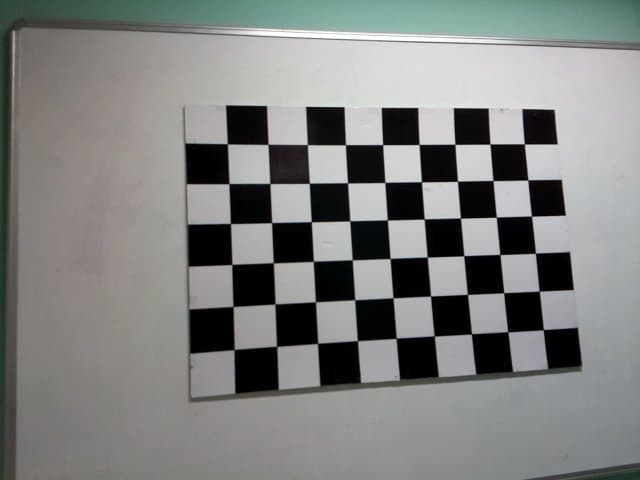
#> input picture solarel/Barrel_distort/images/checkerboard.jpg, 640 x 480 px
$ jupyter execute --allow-errors barell_distort.ipynb
#> lines starting #> are read from the running program, lines starting #| are printed output that depends on the picture; long printed decimals are rounded
### solarel/image_processor.py
import matplotlib.pyplot as plt
from camera_utils import fix_barrel_distortion
from tensorflow.keras.models import load_model
import time
import cv2
import numpy as np
from typing import cast, Optional
import os
import tensorflow as tf
import random

os.environ["SM_FRAMEWORK"] = "tf.keras"


# [236 lines left out: function split_module_to_cells, not called in this run]


def random_image(folders: list) -> Optional[np.ndarray]:
    files = []
    for folder in folders:
        for dirpath, dirnames, filenames in os.walk(folder):
            for filename in filenames:
                files.append(os.path.join(dirpath, filename))
    if not files:
        return None
    else:
        return cv2.imread(random.choice(files))


# [404 lines left out: functions order_points, erode_inside, make_image_square, find_pv_module, largest_convex_hull_rect, reproject_image and 12 more, not called in this run]


def pre_process_image(image, size):
    img = cv2.resize(image, size)
    return np.array(img) / 256


def predict_image(model, image):
    pred = model.predict(np.expand_dims(image, axis=0))[0]
    return np.argmax(pred)


# [23 lines left out: functions fill_poly_with_color, draw_poly_outline, not called in this run]


# [33 lines that do not run on import are left out]

    # save_folder = "C:/Users/chuck/OneDrive/Desktop/Honors/solarEL/solarel/Cell_Segmentation.ipynb/images"
    # create_testing_dataset(folders, save_folder, toml_path, show=False)

### solarel/Barrel_distort/barell_distort.ipynb
[cell 1]
import matplotlib.pyplot as plt
import cv2
import numpy as np
import pandas as pd
import toml

# CV2 Example
Taken from [this tutorial](https://learnopencv.com/understanding-lens-distortion/)

[cell 2]
checker_board_image = cv2.imread("images/checkerboard.jpg")
#> checker_board_image is the input picture: shape (480, 640, 3); mean B, G, R 128.3, 129.5, 128.2
plt.figure(figsize=(8, 6), dpi=80)
plt.axis('off')
plt.imshow(checker_board_image)

[cell 3]
patternSize = (9, 6)
retval, corners = cv2.findChessboardCorners(checker_board_image, patternSize)
#> retval = True; corners = 54 rows, first 8: [543.5, 329.1], [507.5, 331.7], [471.4, 333.9], [434.5, 336.2], [396.6, 337.7], [357.2, 340.6], [318.7, 342.4], [277.5, 347.2]
print(type(corners[0][0][0]))
#| <class 'numpy.float32'>
print(corners)
#> (printed output is left out)

[cell 4]
objp = np.zeros((1, patternSize[0] * patternSize[1], 3), np.float32)
objp[0,:,:2] = np.mgrid[0:patternSize[0], 0:patternSize[1]].T.reshape(-1, 2)
print(objp)

[cell 5]
h,w = checker_board_image.shape[:2]
#> h = 480; w = 640
gray = cv2.cvtColor(checker_board_image,cv2.COLOR_BGR2GRAY)
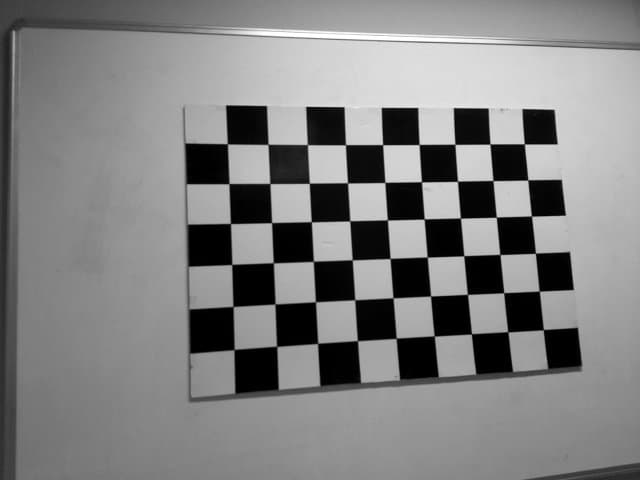
#> gray: shape (480, 640); min 0, max 255, mean 129
ret, mtx, dist, rvecs, tvecs = cv2.calibrateCamera([objp], [corners], gray.shape[::-1], None, None)
#> ret = 0.41; mtx = [[647.2, 0, 357], [0, 644.5, 224.8], [0, 0, 1]]; dist = [[0.545, -5.51, -0.000542, 0.0231, 18.93]]; rvecs = ([-0.398, 0.223, 3.06],); tvecs = ([4.83, 2.74, 17.43],)

print("Camera matrix : \n")
print(mtx)
#| [[647.158   0.         356.985]
#|  [  0.         644.516 224.813]
#|  [  0.           0.           1.        ]]
print("dist : \n")
print(dist)
#| [[ 5.44855875e-01 -5.51263244e+00 -5.42386641e-04  2.31457666e-02
#|    1.89310836e+01]]
print("rvecs : \n")
print(rvecs)
#| (array([[-0.3983],
#|        [ 0.2234],
#|        [ 3.064]]),)
print("tvecs : \n")
print(tvecs)
#| (array([[ 4.832],
#|        [ 2.739],
#|        [17.431]]),)

[cell 6]
# Refining the camera matrix using parameters obtained by calibration
newcameramtx, roi = cv2.getOptimalNewCameraMatrix(mtx, dist, (w,h), 1, (w,h))
#> newcameramtx = [[694.5, 0, 352.2], [0, 655.2, 225.4], [0, 0, 1]]; roi = (138, 83, 464, 284)

# Method 1 to undistort the image
dst = cv2.undistort(checker_board_image, mtx, dist, None, newcameramtx)
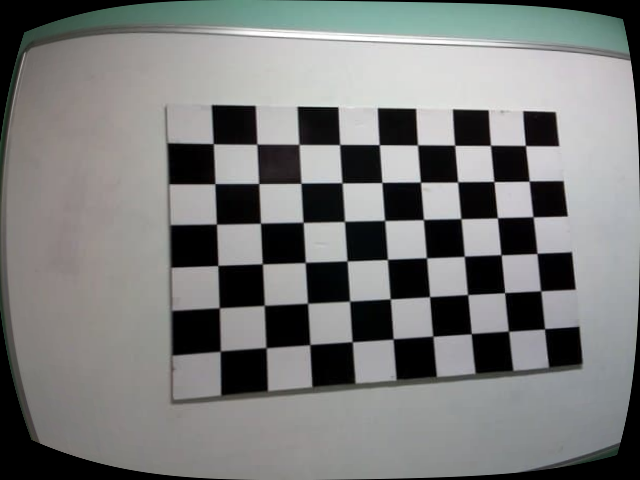
#> dst: shape (480, 640, 3); mean B, G, R 122.8, 123.8, 122.6

# Method 2 to undistort the image
mapx,mapy=cv2.initUndistortRectifyMap(mtx,dist,None,newcameramtx,(w,h),5)
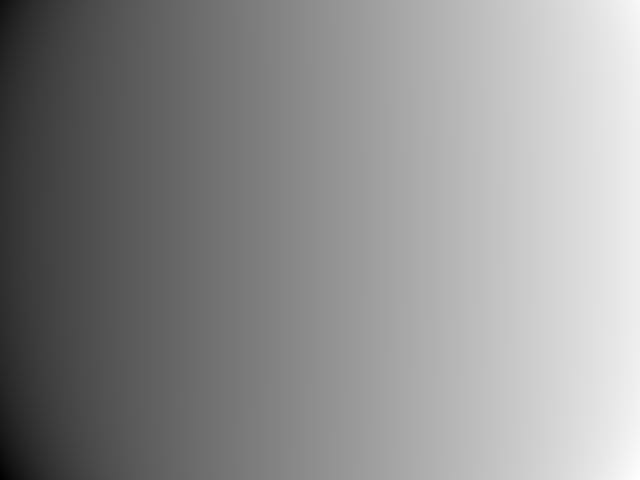
#> mapx: shape (480, 640) float32; min -149.2, max 695.8, mean 326.7; drawn with min black and max white
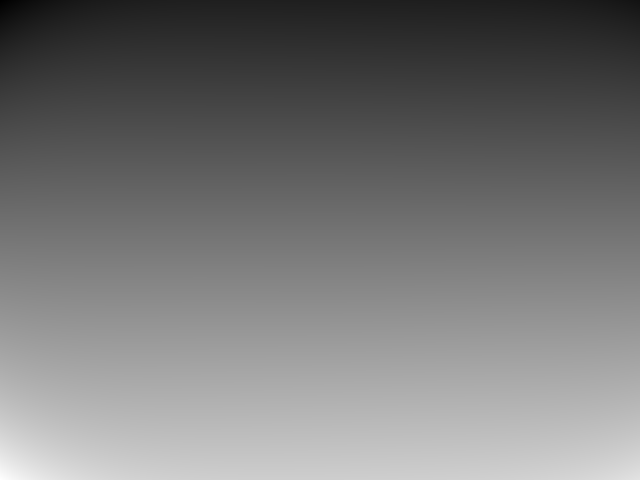
#> mapy: shape (480, 640) float32; min -87.13, max 614.2, mean 239.7; drawn with min black and max white

dst = cv2.remap(checker_board_image, mapx,mapy,cv2.INTER_LINEAR)

plt.figure(figsize=(8, 6), dpi=80)
plt.axis('off')
plt.imshow(dst)

# Implementation

[cell 7]
images = []

csv_path = "C:/Users/chuck/OneDrive/Desktop/Honors/solarEL/solarel/Barrel_distort/chessboard.csv.csv"
df = pd.read_csv(csv_path)
#> (reads solarel/Barrel_distort/chessboard.csv.csv from the repository)
# Splitting the DataFrame based on 'image' value
grouped_df = df.groupby('image')

# Creating a dictionary of DataFrames
dataframes_dict = {group_name: group_df for group_name, group_df in grouped_df}


# Accessing individual DataFrames

points = {}
for image_name, image_df in dataframes_dict.items():
    points.update({image_name: list(zip(image_df["x"], image_df['y']))})

[cell 8]
import random
dict_items = list(points.items())
random_pair = random.choice(dict_items)
image_name, _ = random_pair
print(image_name)

[cell 9]
import cv2
image = cv2.imread(f"images/{image_name}")
image_cp = np.copy(image)
#> (the rest of this cell did not finish here and is left out)

[cell 10]
coords = points[str(image_name)]
#> (the rest of this cell did not finish here and is left out)

[cell 11]
# [10 lines of commented-out code are left out]

[cell 12]
# [16 lines of commented-out code are left out]

[cell 13]
def cluster(points, maxgap):

    sorted_points = sorted(points, key=lambda p: p[0])
    xs = [point[0] for point in sorted_points]

    groups = [[sorted_points[0]]]
    for i, x in enumerate(xs[1:]):
        if abs(x - groups[-1][-1][0]) <= maxgap:
            groups[-1].append(sorted_points[i+1])
        else:
            groups.append([sorted_points[i+1]])

    final = []
    for group in groups:
        group = sorted(group, key=lambda p: p[1])
        final.extend(group)
    return final

[cell 14]
corners = []
objpoints = []

patternSize = (13, 7)
objp = np.zeros((1, patternSize[0] * patternSize[1], 3), np.float32)
objp[0,:,:2] = np.mgrid[0:patternSize[0], 0:patternSize[1]].T.reshape(-1, 2)

for p_list in points.values():
    objpoints.append(objp)
    corners2 = [[x, y] for (x, y) in p_list]
    corners3 = [cluster(corners2, 100)]
    corners3 = np.array(corners3, np.float32)
    corners.append(corners3)
# print(corners3)
print(objp)
